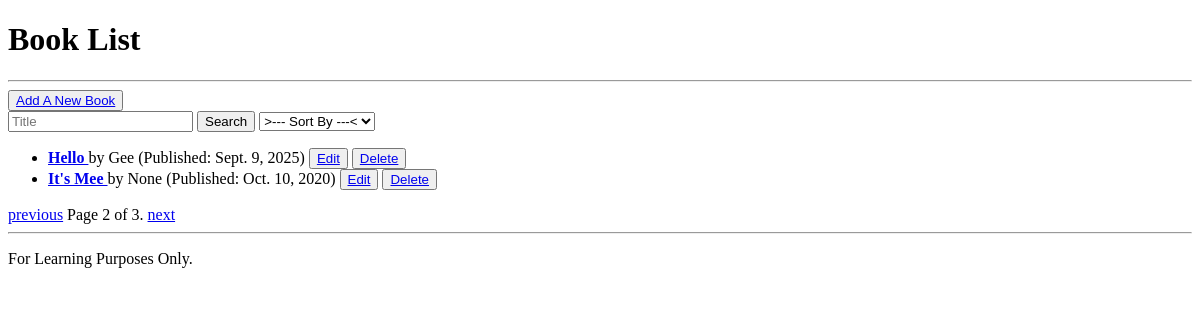
/books/?page=2, run on an earlier commit of the app's database.
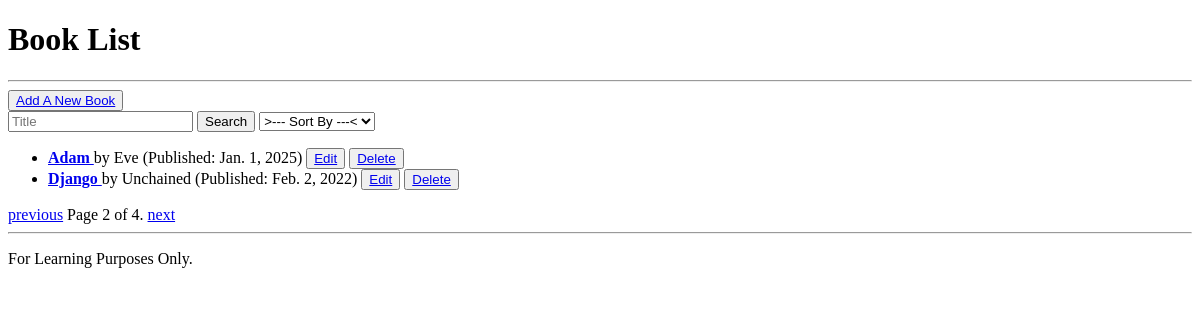
And on a later commit of the database.
### web_pages/models.py (models this page shows, shortened)
class Book (models.Model):
    title = models.CharField(max_length=200)
    author = models.CharField(max_length=100)
    published_date = models.DateField()
    user = models.ForeignKey(User, on_delete=models.CASCADE,
        null=True, blank=True)

### web_pages/views.py (the view)
# urls.py: path('', views.book_list, name='book_list'),
def book_list(request):
    books = Book.objects.all()
    title = request.GET.get('title')
    if title:
        books = books.filter(title__icontains=title)
    valid_sort_options = ['title', 'author', 'published_date']
    sort_by = request.GET.get('sort_option')
    if sort_by not in valid_sort_options:
        sort_by = 'title'
    books = books.order_by(sort_by)
    paginator = Paginator(books, 2)
    page_number = request.GET.get('page')
    page_obj = paginator.get_page(page_number)
    context = {'page_obj': page_obj}
    return render(request, 'pages/book_list.html', context)

### web_pages/templates/pages/book_list.html (shortened to what this page needs)
{% extends 'pages/base.html' %}
{% block header %}Book List{% endblock %}
{% block content %}
<div class="content-search-bar">
    <button type="button"><a href="{% url 'add_book' %}">Add A New Book</a></button>
    <form method="get">
        <input type="text" placeholder="Title" name="title">
        <button type="submit">Search</button>
        <select class="sort-by" name="sort_option" onchange="this.form.submit()">
            <option value="">>--- Sort By ---<</option>
        </select>
    </form>
</div>
<div class="content-book-list">
    <ul>
        {% for book in page_obj%}
            <li>
                <strong>
                    <a href="{% url 'book_detail' book.id %}">
                        {{ book.title }}
                    </a>
                </strong>
                by {{ book.author }}
                (Published: {{ book.published_date }})
                <button type="button"><a href="{% url 'edit_book' book.id %}">Edit</a></button>
                <button type="button"><a href="{% url 'delete_book' book.id %}">Delete</a></button>
            </li>
        {% empty %}
            <p>No Books Available</p>
        {% endfor %}
    </ul>
</div>
<div class="pagination">
    <span class="step-links">
        {% if page_obj.has_previous %}
            <a href="?page={{ page_obj.previous_page_number }}">previous</a>
        {% endif %}
        <span class="current">
          Page {{ page_obj.number }} of {{ page_obj.paginator.num_pages }}.
        </span>
        {% if page_obj.has_next %}
            <a href="?page={{ page_obj.next_page_number }}">next</a>
        {% endif %}
    </span>
</div>
{% endblock %}

### web_pages/templates/pages/base.html (shortened to what this page needs)
<!DOCTYPE html>
<html lang="en">
<head>
</head>
<body>
    <header>
        <h1>{% block header %}My Library{% endblock %}</h1>
        <hr>
    </header>
    <main>
        {% block content %}{% endblock %}
    </main>
    <footer>
        <hr>
        <p>{% block footer %}For Learning Purposes Only.{% endblock %}</p>
    </footer>
</body>
</html>

What changed in the data, as far as the page shows it:
no longer on this page (row unchanged): Book: title "Hello", author "Gee", published_date "Sept. 9, 2025"
no longer on this page (row unchanged): Book: title "It's Mee", author "None", published_date "Oct. 10, 2020"
added Book: title "Adam", author "Eve", published_date "Jan. 1, 2025"
added Book: title "Django", author "Unchained", published_date "Feb. 2, 2022"
Also different on the page:
{{ page_obj.paginator.num_pages }}: "3" → "4"
